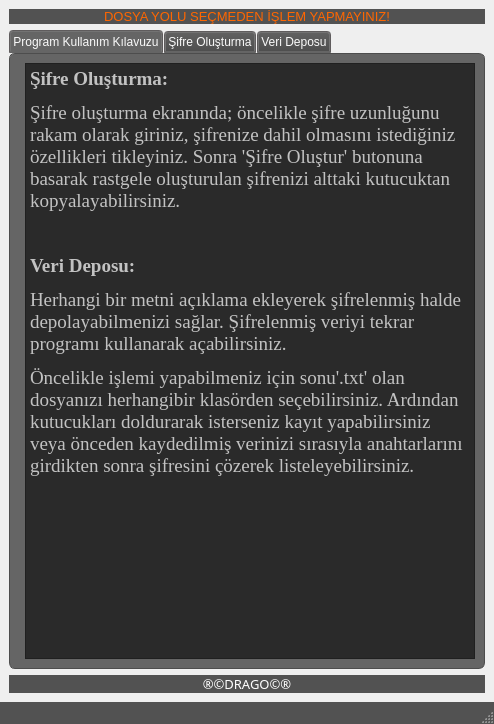
<?xml version="1.0" encoding="UTF-8"?>
<ui version="4.0">
 <class>sifreOlusturSifreleKaydet</class>
 <widget class="QMainWindow" name="sifreOlusturSifreleKaydet">
  <property name="geometry">
   <rect>
    <x>0</x>
    <y>0</y>
    <width>494</width>
    <height>724</height>
   </rect>
  </property>
  <property name="windowTitle">
   <string>Şifre Oluştur Kaydet</string>
  </property>
  <property name="autoFillBackground">
   <bool>false</bool>
  </property>
  <property name="styleSheet">
   <string notr="true">QMainWindow {
	background-color:rgb(82, 82, 82);
}
QTextEdit {
	background-color:rgb(42, 42, 42);
	color: rgb(0, 255, 0);
}
QPushButton{
	border-style: solid;
	border-color: #050a0e;
	border-width: 1px;
	border-radius: 5px;
	color: #d3dae3;
	padding: 2px;
	background-color: #100E19;
}
QPushButton::default{
	border-style: solid;
	border-color: #050a0e;
	border-width: 1px;
	border-radius: 5px;
	color: #FFFFFF;
	padding: 2px;
	background-color: #151a1e;
}
QPushButton:hover{
	border-style: solid;
	border-top-color: qlineargradient(spread:pad, x1:0, y1:1, x2:1, y2:1, stop:0 #C0DB50, stop:0.4 #C0DB50, stop:0.5 #100E19, stop:1 #100E19);
    border-bottom-color: qlineargradient(spread:pad, x1:0, y1:1, x2:1, y2:1, stop:0 #100E19, stop:0.5 #100E19, stop:0.6 #C0DB50, stop:1 #C0DB50);
    border-left-color: qlineargradient(spread:pad, x1:0, y1:0, x2:0, y2:1, stop:0 #C0DB50, stop:0.3 #C0DB50, stop:0.7 #100E19, stop:1 #100E19);
    border-right-color: qlineargradient(spread:pad, x1:0, y1:1, x2:0, y2:0, stop:0 #C0DB50, stop:0.3 #C0DB50, stop:0.7 #100E19, stop:1 #100E19);
	border-width: 2px;
    border-radius: 1px;
	color: #d3dae3;
	padding: 2px;
}
QPushButton:pressed{
	border-style: solid;
	border-top-color: qlineargradient(spread:pad, x1:0, y1:1, x2:1, y2:1, stop:0 #d33af1, stop:0.4 #d33af1, stop:0.5 #100E19, stop:1 #100E19);
    border-bottom-color: qlineargradient(spread:pad, x1:0, y1:1, x2:1, y2:1, stop:0 #100E19, stop:0.5 #100E19, stop:0.6 #d33af1, stop:1 #d33af1);
    border-left-color: qlineargradient(spread:pad, x1:0, y1:0, x2:0, y2:1, stop:0 #d33af1, stop:0.3 #d33af1, stop:0.7 #100E19, stop:1 #100E19);
    border-right-color: qlineargradient(spread:pad, x1:0, y1:1, x2:0, y2:0, stop:0 #d33af1, stop:0.3 #d33af1, stop:0.7 #100E19, stop:1 #100E19);
	border-width: 2px;
    border-radius: 1px;
	color: #d3dae3;
	padding: 2px;
}
QLineEdit {
	border-width: 1px; border-radius: 4px;
	border-color: rgb(58, 58, 58);
	border-style: inset;
	padding: 0 8px;
	color: rgb(255, 255, 255);
	background:rgb(100, 100, 100);
	selection-background-color: rgb(187, 187, 187);
	selection-color: rgb(60, 63, 65);
}
QLabel {
	color:rgb(255,255,255);	
}
QProgressBar {
	text-align: center;
	color: rgb(240, 240, 240);
	border-width: 1px; 
	border-radius: 10px;
	border-color: rgb(58, 58, 58);
	border-style: inset;
	background-color:rgb(77,77,77);
}
QProgressBar::chunk {
	background-color: qlineargradient(spread:pad, x1:0.5, y1:0.7, x2:0.5, y2:0.3, stop:0 rgba(87, 97, 106, 255), stop:1 rgba(93, 103, 113, 255));
	border-radius: 5px;
}
QMenuBar {
	background:rgb(82, 82, 82);
}
QMenuBar::item {
	color:rgb(223,219,210);
	spacing: 3px;
	padding: 1px 4px;
	background: transparent;
}

QMenuBar::item:selected {
	background:rgb(115, 115, 115);
}
QMenu::item:selected {
	color:rgb(255,255,255);
	border-width:2px;
	border-style:solid;
	padding-left:18px;
	padding-right:8px;
	padding-top:2px;
	padding-bottom:3px;
	background:qlineargradient(spread:pad, x1:0.5, y1:0.7, x2:0.5, y2:0.3, stop:0 rgba(87, 97, 106, 255), stop:1 rgba(93, 103, 113, 255));
	border-top-color: qlineargradient(spread:pad, x1:0.5, y1:0.6, x2:0.5, y2:0.4, stop:0 rgba(115, 115, 115, 255), stop:1 rgba(62, 62, 62, 255));
	border-right-color: qlineargradient(spread:pad, x1:0.4, y1:0.5, x2:0.6, y2:0.5, stop:0 rgba(115, 115, 115, 255), stop:1 rgba(62, 62, 62, 255));
	border-left-color: qlineargradient(spread:pad, x1:0.6, y1:0.5, x2:0.4, y2:0.5, stop:0 rgba(115, 115, 115, 255), stop:1 rgba(62, 62, 62, 255));
	border-bottom-color: rgb(58, 58, 58);
	border-bottom-width: 1px;
}
QMenu::item {
	color:rgb(223,219,210);
	background-color:rgb(78,78,78);
	padding-left:20px;
	padding-top:4px;
	padding-bottom:4px;
	padding-right:10px;
}
QMenu{
	background-color:rgb(78,78,78);
}
QTabWidget {
	color:rgb(0,0,0);
	background-color:rgb(247,246,246);
}
QTabWidget::pane {
		border-color: rgb(77,77,77);
		background-color:rgb(101,101,101);
		border-style: solid;
		border-width: 1px;
    	border-radius: 6px;
}
QTabBar::tab {
	padding:2px;
	color:rgb(250,250,250);
  	background-color: qlineargradient(spread:pad, x1:0.5, y1:1, x2:0.5, y2:0, stop:0 rgba(77, 77, 77, 255), stop:1 rgba(97, 97, 97, 255));
	border-style: solid;
	border-width: 2px;
  	border-top-right-radius:4px;
   border-top-left-radius:4px;
	border-top-color: qlineargradient(spread:pad, x1:0.5, y1:0.6, x2:0.5, y2:0.4, stop:0 rgba(115, 115, 115, 255), stop:1 rgba(95, 92, 93, 255));
	border-right-color: qlineargradient(spread:pad, x1:0.4, y1:0.5, x2:0.6, y2:0.5, stop:0 rgba(115, 115, 115, 255), stop:1 rgba(95, 92, 93, 255));
	border-left-color: qlineargradient(spread:pad, x1:0.6, y1:0.5, x2:0.4, y2:0.5, stop:0 rgba(115, 115, 115, 255), stop:1 rgba(95, 92, 93, 255));
	border-bottom-color: rgb(101,101,101);
}
QTabBar::tab:selected, QTabBar::tab:last:selected, QTabBar::tab:hover {
  	background-color:rgb(101,101,101);
  	margin-left: 0px;
  	margin-right: 1px;
}
QTabBar::tab:!selected {
    	margin-top: 1px;
		margin-right: 1px;
}
QCheckBox {
	color:rgb(223,219,210);
	padding: 2px;
}
QCheckBox:hover {
	border-radius:4px;
	border-style:solid;
	padding-left: 1px;
	padding-right: 1px;
	padding-bottom: 1px;
	padding-top: 1px;
	border-width:1px;
	border-color: rgb(87, 97, 106);
	background-color:qlineargradient(spread:pad, x1:0.5, y1:0.7, x2:0.5, y2:0.3, stop:0 rgba(87, 97, 106, 150), stop:1 rgba(93, 103, 113, 150));
}

QCheckBox::indicator:unchecked {
	border-radius:4px;
	border-style:solid;
	border-width:1px;
	border-color: rgb(87, 97, 106);
  	background-color:rgb(255,255,255);
}
QStatusBar {
	color:rgb(240,240,240);
}
</string>
  </property>
  <widget class="QWidget" name="centralwidget">
   <property name="autoFillBackground">
    <bool>true</bool>
   </property>
   <property name="styleSheet">
    <string notr="true"/>
   </property>
   <layout class="QVBoxLayout" name="verticalLayout">
    <item>
     <widget class="QLabel" name="hata_labeli">
      <property name="sizePolicy">
       <sizepolicy hsizetype="Preferred" vsizetype="Preferred">
        <horstretch>0</horstretch>
        <verstretch>0</verstretch>
       </sizepolicy>
      </property>
      <property name="font">
       <font>
        <pointsize>10</pointsize>
       </font>
      </property>
      <property name="styleSheet">
       <string notr="true">background-color:rgb(82, 82, 82);
color: rgb(255,102,0);</string>
      </property>
      <property name="text">
       <string>DOSYA YOLU SEÇMEDEN İŞLEM YAPMAYINIZ!</string>
      </property>
      <property name="alignment">
       <set>Qt::AlignCenter</set>
      </property>
     </widget>
    </item>
    <item>
     <widget class="QTabWidget" name="sekmeler">
      <property name="sizePolicy">
       <sizepolicy hsizetype="Preferred" vsizetype="Expanding">
        <horstretch>0</horstretch>
        <verstretch>0</verstretch>
       </sizepolicy>
      </property>
      <property name="autoFillBackground">
       <bool>false</bool>
      </property>
      <property name="styleSheet">
       <string notr="true"/>
      </property>
      <property name="currentIndex">
       <number>0</number>
      </property>
      <property name="tabBarAutoHide">
       <bool>true</bool>
      </property>
      <widget class="QWidget" name="tabAciklama">
       <attribute name="title">
        <string>Program Kullanım Kılavuzu</string>
       </attribute>
       <layout class="QFormLayout" name="formLayout">
        <item row="0" column="1">
         <widget class="QTextEdit" name="textEditProgramAciklama">
          <property name="enabled">
           <bool>false</bool>
          </property>
          <property name="sizePolicy">
           <sizepolicy hsizetype="Preferred" vsizetype="MinimumExpanding">
            <horstretch>0</horstretch>
            <verstretch>0</verstretch>
           </sizepolicy>
          </property>
          <property name="minimumSize">
           <size>
            <width>0</width>
            <height>450</height>
           </size>
          </property>
          <property name="font">
           <font>
            <family>Times New Roman</family>
            <pointsize>12</pointsize>
           </font>
          </property>
          <property name="html">
           <string>&lt;!DOCTYPE HTML PUBLIC &quot;-//W3C//DTD HTML 4.0//EN&quot; &quot;http://www.w3.org/TR/REC-html40/strict.dtd&quot;&gt;
&lt;html&gt;&lt;head&gt;&lt;meta name=&quot;qrichtext&quot; content=&quot;1&quot; /&gt;&lt;style type=&quot;text/css&quot;&gt;
p, li { white-space: pre-wrap; }
&lt;/style&gt;&lt;/head&gt;&lt;body style=&quot; font-family:'Times New Roman'; font-size:12pt; font-weight:400; font-style:normal;&quot;&gt;
&lt;p style=&quot; margin-top:12px; margin-bottom:0px; margin-left:0px; margin-right:0px; -qt-block-indent:0; text-indent:0px;&quot;&gt;&lt;span style=&quot; font-family:'Times New Roman,serif'; font-size:14pt; font-weight:600; color:#c2c2c2;&quot;&gt;Şifre Oluşturma: &lt;/span&gt;&lt;/p&gt;
&lt;p style=&quot; margin-top:12px; margin-bottom:12px; margin-left:0px; margin-right:0px; -qt-block-indent:0; text-indent:0px;&quot;&gt;&lt;span style=&quot; font-family:'Times New Roman,serif'; font-size:14pt; color:#c2c2c2;&quot;&gt;Şifre oluşturma ekranında; öncelikle şifre uzunluğunu rakam olarak giriniz, şifrenize dahil olmasını istediğiniz özellikleri tikleyiniz. Sonra 'Şifre Oluştur' butonuna basarak rastgele oluşturulan şifrenizi alttaki kutucuktan kopyalayabilirsiniz.&lt;/span&gt;&lt;/p&gt;
&lt;p style=&quot;-qt-paragraph-type:empty; margin-top:12px; margin-bottom:12px; margin-left:0px; margin-right:0px; -qt-block-indent:0; text-indent:0px;&quot;&gt;&lt;br /&gt;&lt;/p&gt;
&lt;p style=&quot; margin-top:12px; margin-bottom:12px; margin-left:0px; margin-right:0px; -qt-block-indent:0; text-indent:0px;&quot;&gt;&lt;span style=&quot; font-family:'Times New Roman,serif'; font-size:14pt; font-weight:600; color:#c2c2c2;&quot;&gt;Veri Deposu: &lt;/span&gt;&lt;/p&gt;
&lt;p style=&quot; margin-top:12px; margin-bottom:12px; margin-left:0px; margin-right:0px; -qt-block-indent:0; text-indent:0px;&quot;&gt;&lt;span style=&quot; font-family:'Times New Roman,serif'; font-size:14pt; color:#c2c2c2;&quot;&gt;Herhangi bir metni açıklama ekleyerek şifrelenmiş halde depolayabilmenizi sağlar. Şifrelenmiş veriyi tekrar programı kullanarak açabilirsiniz.&lt;/span&gt;&lt;/p&gt;
&lt;p style=&quot; margin-top:12px; margin-bottom:12px; margin-left:0px; margin-right:0px; -qt-block-indent:0; text-indent:0px;&quot;&gt;&lt;span style=&quot; font-family:'Times New Roman,serif'; font-size:14pt; color:#c2c2c2;&quot;&gt;Öncelikle işlemi yapabilmeniz için sonu'.txt' olan dosyanızı herhangibir klasörden seçebilirsiniz. Ardından kutucukları doldurarak isterseniz kayıt yapabilirsiniz veya önceden kaydedilmiş verinizi sırasıyla anahtarlarını girdikten sonra şifresini çözerek listeleyebilirsiniz.&lt;/span&gt;&lt;/p&gt;&lt;/body&gt;&lt;/html&gt;</string>
          </property>
         </widget>
        </item>
       </layout>
      </widget>
      <widget class="QWidget" name="tabSifreOlustur">
       <property name="autoFillBackground">
        <bool>false</bool>
       </property>
       <attribute name="title">
        <string>Şifre Oluşturma</string>
       </attribute>
       <layout class="QFormLayout" name="formLayout_2">
        <item row="0" column="0" colspan="2">
         <widget class="QLabel" name="baslik1">
          <property name="sizePolicy">
           <sizepolicy hsizetype="Preferred" vsizetype="Fixed">
            <horstretch>0</horstretch>
            <verstretch>0</verstretch>
           </sizepolicy>
          </property>
          <property name="maximumSize">
           <size>
            <width>16777215</width>
            <height>16777215</height>
           </size>
          </property>
          <property name="font">
           <font>
            <pointsize>14</pointsize>
            <weight>75</weight>
            <bold>true</bold>
           </font>
          </property>
          <property name="autoFillBackground">
           <bool>false</bool>
          </property>
          <property name="text">
           <string>ŞİFRE ÖZELLİKLERİNİ SEÇİNİZ</string>
          </property>
          <property name="textFormat">
           <enum>Qt::AutoText</enum>
          </property>
          <property name="scaledContents">
           <bool>false</bool>
          </property>
          <property name="alignment">
           <set>Qt::AlignCenter</set>
          </property>
          <property name="margin">
           <number>0</number>
          </property>
         </widget>
        </item>
        <item row="1" column="0">
         <widget class="QLabel" name="sifreUzunlugu_aciklama">
          <property name="font">
           <font>
            <pointsize>16</pointsize>
            <weight>50</weight>
            <bold>false</bold>
           </font>
          </property>
          <property name="autoFillBackground">
           <bool>false</bool>
          </property>
          <property name="text">
           <string>Şifre Uzunluğu:</string>
          </property>
          <property name="alignment">
           <set>Qt::AlignCenter</set>
          </property>
         </widget>
        </item>
        <item row="1" column="1">
         <widget class="QLineEdit" name="sifreUzunluguLine">
          <property name="sizePolicy">
           <sizepolicy hsizetype="Preferred" vsizetype="Preferred">
            <horstretch>0</horstretch>
            <verstretch>0</verstretch>
           </sizepolicy>
          </property>
          <property name="maximumSize">
           <size>
            <width>16777215</width>
            <height>20</height>
           </size>
          </property>
          <property name="font">
           <font>
            <pointsize>12</pointsize>
           </font>
          </property>
          <property name="maxLength">
           <number>4</number>
          </property>
         </widget>
        </item>
        <item row="2" column="0">
         <widget class="QCheckBox" name="turkceKarakterChbox">
          <property name="font">
           <font>
            <pointsize>14</pointsize>
           </font>
          </property>
          <property name="text">
           <string>Türkçe Karakterler(Ü,ğ,vs)</string>
          </property>
         </widget>
        </item>
        <item row="3" column="0">
         <widget class="QCheckBox" name="ozelKarakterChbox">
          <property name="font">
           <font>
            <pointsize>14</pointsize>
            <weight>50</weight>
            <bold>false</bold>
           </font>
          </property>
          <property name="autoFillBackground">
           <bool>false</bool>
          </property>
          <property name="text">
           <string>Özel Karakterler(?,*,vs)</string>
          </property>
          <property name="autoRepeat">
           <bool>false</bool>
          </property>
         </widget>
        </item>
        <item row="4" column="0">
         <widget class="QCheckBox" name="rakamChbox">
          <property name="font">
           <font>
            <pointsize>14</pointsize>
            <weight>50</weight>
            <bold>false</bold>
           </font>
          </property>
          <property name="autoFillBackground">
           <bool>false</bool>
          </property>
          <property name="text">
           <string>Rakamlar(1,2,3,vs)</string>
          </property>
          <property name="checked">
           <bool>false</bool>
          </property>
         </widget>
        </item>
        <item row="4" column="1">
         <widget class="QPushButton" name="sifreOlusturButon">
          <property name="sizePolicy">
           <sizepolicy hsizetype="Preferred" vsizetype="Minimum">
            <horstretch>0</horstretch>
            <verstretch>35</verstretch>
           </sizepolicy>
          </property>
          <property name="maximumSize">
           <size>
            <width>200</width>
            <height>16777215</height>
           </size>
          </property>
          <property name="font">
           <font>
            <pointsize>12</pointsize>
            <weight>50</weight>
            <bold>false</bold>
           </font>
          </property>
          <property name="autoFillBackground">
           <bool>false</bool>
          </property>
          <property name="text">
           <string>Şifre Oluştur</string>
          </property>
         </widget>
        </item>
        <item row="5" column="0" colspan="2">
         <widget class="QLineEdit" name="sifreCiktisi">
          <property name="minimumSize">
           <size>
            <width>250</width>
            <height>100</height>
           </size>
          </property>
          <property name="font">
           <font>
            <pointsize>10</pointsize>
           </font>
          </property>
          <property name="text">
           <string/>
          </property>
          <property name="alignment">
           <set>Qt::AlignLeading|Qt::AlignLeft|Qt::AlignVCenter</set>
          </property>
          <property name="dragEnabled">
           <bool>false</bool>
          </property>
         </widget>
        </item>
       </layout>
      </widget>
      <widget class="QWidget" name="tabSifreKaydetListele">
       <property name="autoFillBackground">
        <bool>false</bool>
       </property>
       <attribute name="title">
        <string>Veri Deposu</string>
       </attribute>
       <layout class="QGridLayout" name="gridLayout">
        <item row="10" column="1">
         <widget class="QTableWidget" name="sifreListelemeTablo">
          <property name="enabled">
           <bool>true</bool>
          </property>
          <property name="sizePolicy">
           <sizepolicy hsizetype="Expanding" vsizetype="Expanding">
            <horstretch>0</horstretch>
            <verstretch>0</verstretch>
           </sizepolicy>
          </property>
          <property name="minimumSize">
           <size>
            <width>0</width>
            <height>0</height>
           </size>
          </property>
          <property name="sizeIncrement">
           <size>
            <width>0</width>
            <height>0</height>
           </size>
          </property>
          <property name="baseSize">
           <size>
            <width>0</width>
            <height>0</height>
           </size>
          </property>
          <property name="font">
           <font>
            <pointsize>10</pointsize>
           </font>
          </property>
          <property name="layoutDirection">
           <enum>Qt::LeftToRight</enum>
          </property>
          <property name="autoScroll">
           <bool>true</bool>
          </property>
          <property name="autoScrollMargin">
           <number>10</number>
          </property>
          <property name="gridStyle">
           <enum>Qt::SolidLine</enum>
          </property>
          <property name="rowCount">
           <number>100</number>
          </property>
          <property name="columnCount">
           <number>2</number>
          </property>
          <attribute name="horizontalHeaderCascadingSectionResizes">
           <bool>false</bool>
          </attribute>
          <attribute name="verticalHeaderCascadingSectionResizes">
           <bool>false</bool>
          </attribute>
          <row/>
          <row/>
          <row/>
          <row/>
          <row/>
          <row/>
          <row/>
          <row/>
          <row/>
          <row/>
          <row/>
          <row/>
          <row/>
          <row/>
          <row/>
          <row/>
          <row/>
          <row/>
          <row/>
          <row/>
          <row/>
          <row/>
          <row/>
          <row/>
          <row/>
          <row/>
          <row/>
          <row/>
          <row/>
          <row/>
          <row/>
          <row/>
          <row/>
          <row/>
          <row/>
          <row/>
          <row/>
          <row/>
          <row/>
          <row/>
          <row/>
          <row/>
          <row/>
          <row/>
          <row/>
          <row/>
          <row/>
          <row/>
          <row/>
          <row/>
          <row/>
          <row/>
          <row/>
          <row/>
          <row/>
          <row/>
          <row/>
          <row/>
          <row/>
          <row/>
          <row/>
          <row/>
          <row/>
          <row/>
          <row/>
          <row/>
          <row/>
          <row/>
          <row/>
          <row/>
          <row/>
          <row/>
          <row/>
          <row/>
          <row/>
          <row/>
          <row/>
          <row/>
          <row/>
          <row/>
          <row/>
          <row/>
          <row/>
          <row/>
          <row/>
          <row/>
          <row/>
          <row/>
          <row/>
          <row/>
          <row/>
          <row/>
          <row/>
          <row/>
          <row/>
          <row/>
          <row/>
          <row/>
          <row/>
          <row/>
          <column>
           <property name="text">
            <string>Açıklama Sütunu</string>
           </property>
           <property name="font">
            <font>
             <pointsize>10</pointsize>
            </font>
           </property>
          </column>
          <column>
           <property name="text">
            <string>Metin Sütunu</string>
           </property>
           <property name="font">
            <font>
             <pointsize>10</pointsize>
            </font>
           </property>
          </column>
         </widget>
        </item>
        <item row="6" column="1">
         <widget class="QLineEdit" name="sifresizMesajLine"/>
        </item>
        <item row="8" column="1">
         <widget class="QLineEdit" name="sifreAnahtar">
          <property name="text">
           <string/>
          </property>
         </widget>
        </item>
        <item row="1" column="1">
         <widget class="QLabel" name="dosyaYoluLink">
          <property name="sizePolicy">
           <sizepolicy hsizetype="Expanding" vsizetype="Maximum">
            <horstretch>0</horstretch>
            <verstretch>0</verstretch>
           </sizepolicy>
          </property>
          <property name="font">
           <font>
            <pointsize>15</pointsize>
            <weight>50</weight>
            <bold>false</bold>
           </font>
          </property>
          <property name="autoFillBackground">
           <bool>false</bool>
          </property>
          <property name="text">
           <string>DOSYA YOLU BOŞ</string>
          </property>
          <property name="alignment">
           <set>Qt::AlignLeading|Qt::AlignLeft|Qt::AlignVCenter</set>
          </property>
         </widget>
        </item>
        <item row="4" column="1">
         <widget class="QLineEdit" name="sifreAciklamaLine"/>
        </item>
        <item row="1" column="0">
         <widget class="QPushButton" name="dosyaYoluButon">
          <property name="sizePolicy">
           <sizepolicy hsizetype="Fixed" vsizetype="Fixed">
            <horstretch>0</horstretch>
            <verstretch>30</verstretch>
           </sizepolicy>
          </property>
          <property name="maximumSize">
           <size>
            <width>200</width>
            <height>30</height>
           </size>
          </property>
          <property name="font">
           <font>
            <pointsize>10</pointsize>
            <weight>50</weight>
            <bold>false</bold>
           </font>
          </property>
          <property name="autoFillBackground">
           <bool>false</bool>
          </property>
          <property name="text">
           <string>Dosya yolu seç</string>
          </property>
         </widget>
        </item>
        <item row="4" column="0">
         <widget class="QLabel" name="sifreAciklama">
          <property name="sizePolicy">
           <sizepolicy hsizetype="Preferred" vsizetype="Maximum">
            <horstretch>0</horstretch>
            <verstretch>40</verstretch>
           </sizepolicy>
          </property>
          <property name="font">
           <font>
            <pointsize>12</pointsize>
           </font>
          </property>
          <property name="autoFillBackground">
           <bool>false</bool>
          </property>
          <property name="text">
           <string>Şifre Açıklaması:</string>
          </property>
          <property name="alignment">
           <set>Qt::AlignCenter</set>
          </property>
         </widget>
        </item>
        <item row="6" column="0">
         <widget class="QLabel" name="sifreAciklamaSifre">
          <property name="sizePolicy">
           <sizepolicy hsizetype="Preferred" vsizetype="Maximum">
            <horstretch>0</horstretch>
            <verstretch>40</verstretch>
           </sizepolicy>
          </property>
          <property name="font">
           <font>
            <pointsize>12</pointsize>
           </font>
          </property>
          <property name="autoFillBackground">
           <bool>false</bool>
          </property>
          <property name="text">
           <string>Şifrelenecek Mesaj:</string>
          </property>
          <property name="alignment">
           <set>Qt::AlignCenter</set>
          </property>
         </widget>
        </item>
        <item row="8" column="0">
         <widget class="QLabel" name="label">
          <property name="font">
           <font>
            <pointsize>12</pointsize>
           </font>
          </property>
          <property name="text">
           <string>Anahtar (Sadece rakam):</string>
          </property>
          <property name="alignment">
           <set>Qt::AlignCenter</set>
          </property>
         </widget>
        </item>
        <item row="11" column="0">
         <widget class="QPushButton" name="sifreGosterButon">
          <property name="sizePolicy">
           <sizepolicy hsizetype="Fixed" vsizetype="Fixed">
            <horstretch>0</horstretch>
            <verstretch>50</verstretch>
           </sizepolicy>
          </property>
          <property name="maximumSize">
           <size>
            <width>200</width>
            <height>30</height>
           </size>
          </property>
          <property name="font">
           <font>
            <pointsize>10</pointsize>
           </font>
          </property>
          <property name="autoFillBackground">
           <bool>false</bool>
          </property>
          <property name="text">
           <string>Şifre Göster</string>
          </property>
         </widget>
        </item>
        <item row="9" column="0">
         <widget class="QPushButton" name="sifreKaydetButon">
          <property name="sizePolicy">
           <sizepolicy hsizetype="Preferred" vsizetype="Preferred">
            <horstretch>0</horstretch>
            <verstretch>50</verstretch>
           </sizepolicy>
          </property>
          <property name="maximumSize">
           <size>
            <width>200</width>
            <height>30</height>
           </size>
          </property>
          <property name="font">
           <font>
            <pointsize>10</pointsize>
           </font>
          </property>
          <property name="autoFillBackground">
           <bool>false</bool>
          </property>
          <property name="text">
           <string>Şifre Kaydet</string>
          </property>
         </widget>
        </item>
       </layout>
      </widget>
     </widget>
    </item>
    <item>
     <widget class="QLabel" name="createdByDrago1">
      <property name="sizePolicy">
       <sizepolicy hsizetype="Preferred" vsizetype="Fixed">
        <horstretch>0</horstretch>
        <verstretch>0</verstretch>
       </sizepolicy>
      </property>
      <property name="font">
       <font>
        <family>Harrington</family>
        <pointsize>10</pointsize>
       </font>
      </property>
      <property name="autoFillBackground">
       <bool>false</bool>
      </property>
      <property name="styleSheet">
       <string notr="true">background-color:rgb(82, 82, 82);</string>
      </property>
      <property name="text">
       <string>®©DRAGO©®</string>
      </property>
      <property name="alignment">
       <set>Qt::AlignCenter</set>
      </property>
     </widget>
    </item>
   </layout>
  </widget>
  <widget class="QStatusBar" name="statusbar">
   <property name="autoFillBackground">
    <bool>false</bool>
   </property>
  </widget>
 </widget>
 <resources/>
 <connections/>
</ui>
